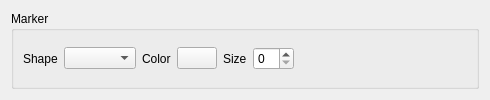
<?xml version="1.0" encoding="UTF-8"?>
<ui version="4.0">
 <class>MarkerStyleWidget</class>
 <widget class="QWidget" name="MarkerStyleWidget">
  <property name="geometry">
   <rect>
    <x>0</x>
    <y>0</y>
    <width>490</width>
    <height>100</height>
   </rect>
  </property>
  <property name="windowTitle">
   <string>Form</string>
  </property>
  <layout class="QVBoxLayout" name="verticalLayout">
   <item>
    <widget class="QGroupBox" name="groupBox">
     <property name="title">
      <string>Marker</string>
     </property>
     <layout class="QHBoxLayout" name="horizontalLayout_2">
      <item>
       <widget class="QLabel" name="shapeLabel">
        <property name="text">
         <string>Shape</string>
        </property>
       </widget>
      </item>
      <item>
       <widget class="MarkerStylesComboBox" name="shapeComboBox"/>
      </item>
      <item>
       <widget class="QLabel" name="label_2">
        <property name="text">
         <string>Color</string>
        </property>
       </widget>
      </item>
      <item>
       <widget class="ColorButton" name="colorButton">
        <property name="text">
         <string/>
        </property>
       </widget>
      </item>
      <item>
       <widget class="QLabel" name="sizeLabel">
        <property name="text">
         <string>Size</string>
        </property>
       </widget>
      </item>
      <item>
       <widget class="QSpinBox" name="sizeSpinBox"/>
      </item>
      <item>
       <spacer name="horizontalSpacer">
        <property name="orientation">
         <enum>Qt::Horizontal</enum>
        </property>
        <property name="sizeHint" stdset="0">
         <size>
          <width>40</width>
          <height>20</height>
         </size>
        </property>
       </spacer>
      </item>
     </layout>
    </widget>
   </item>
  </layout>
 </widget>
 <customwidgets>
  <customwidget>
   <class>ColorButton</class>
   <extends>QPushButton</extends>
   <header>colorbutton.h</header>
  </customwidget>
  <customwidget>
   <class>MarkerStylesComboBox</class>
   <extends>QComboBox</extends>
   <header>markerstylescombobox.h</header>
  </customwidget>
 </customwidgets>
 <resources/>
 <connections/>
</ui>
